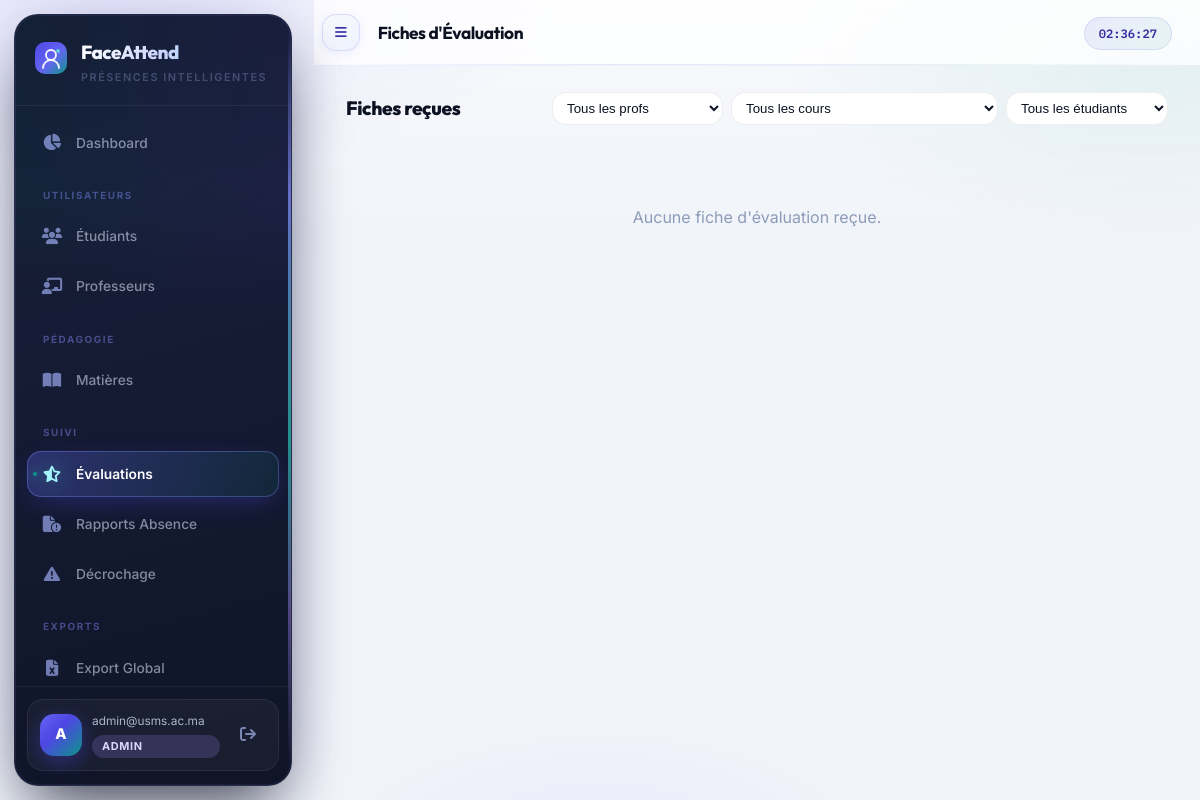
The app's page /admin/evaluations (signed in) with its own data.
### app/models/__init__.py (models this page shows, shortened)
class User(UserMixin, db.Model):
    __tablename__ = "users"
    id           = db.Column(db.Integer, primary_key=True)
    email        = db.Column(db.String(255), unique=True, nullable=False, index=True)
    password_hash= db.Column(db.String(255), nullable=False)
    role         = db.Column(db.Enum(RoleEnum), nullable=False)
    is_active    = db.Column(db.Boolean, default=True)
    consent_given= db.Column(db.Boolean, default=False)          # CNDP
    consent_date = db.Column(db.DateTime)
    failed_logins= db.Column(db.Integer, default=0)
    locked_until = db.Column(db.DateTime)
    created_at   = db.Column(db.DateTime, default=lambda: datetime.now(timezone.utc))
    updated_at   = db.Column(db.DateTime, onupdate=lambda: datetime.now(timezone.utc))
    deleted_at   = db.Column(db.DateTime)   # Soft delete (droit à l'oubli CNDP)
    student_profile = db.relationship("Student", back_populates="user", uselist=False)
    teacher_profile = db.relationship("Teacher", back_populates="user", uselist=False)

### app/api/admin.py (the view)
@admin_bp.route("/evaluations")
@admin_required
def evaluations():
    course_id  = request.args.get("course_id",  type=int)
    teacher_id = request.args.get("teacher_id", type=int)
    student_id = request.args.get("student_id", type=int)
    page       = request.args.get("page", 1, type=int)
    query = Evaluation.query.filter_by(statut=EvaluationStatus.ENVOYEE)
    if course_id:  query = query.filter_by(course_id=course_id)
    if teacher_id: query = query.filter_by(teacher_id=teacher_id)
    if student_id: query = query.filter_by(student_id=student_id)
    pagination = query.order_by(Evaluation.sent_at.desc()).paginate(
        page=page, per_page=20, error_out=False
    )
    teachers = Teacher.query.join(User).filter(User.is_active == True).all()
    courses  = Course.query.filter_by(is_active=True).all()
    students = Student.query.join(User).filter(User.deleted_at.is_(None)).all()
    return render_template("admin/evaluations.html",
                           pagination=pagination,
                           teachers=teachers,
                           courses=courses,
                           students=students,
                           f_course=course_id,
                           f_teacher=teacher_id,
                           f_student=student_id)

### app/api/admin.py (called while the page is built)
def admin_required(f):
    @wraps(f)
    @login_required
    def decorated(*args, **kwargs):
        if current_user.role != RoleEnum.ADMIN:
            flash("Accès réservé aux administrateurs.", "danger")
            return redirect(url_for("auth.login"))
        return f(*args, **kwargs)
    return decorated

### app/models/__init__.py (called while the page is built)
    @property
    def full_name(self):
        return f"{self.first_name} {self.last_name}"

    @property
    def full_name(self):
        return f"{self.first_name} {self.last_name}"

### frontend/templates/admin/evaluations.html (shortened to what this page needs)
{% extends "base.html" %}
{% block page_title %}Fiches d'Évaluation{% endblock %}
{% block content %}
<div class="section-header">
  <h2>Fiches reçues</h2>
  <form method="GET" style="display:flex;gap:8px;flex-wrap:wrap">
    <select name="teacher_id" onchange="this.form.submit()" style="padding:7px 10px;background:var(--bg-2);border:1px solid var(--border-2);border-radius:var(--radius);color:var(--text);font-size:.83rem">
      <option value="">Tous les profs</option>
    </select>
    <select name="course_id" onchange="this.form.submit()" style="padding:7px 10px;background:var(--bg-2);border:1px solid var(--border-2);border-radius:var(--radius);color:var(--text);font-size:.83rem">
      <option value="">Tous les cours</option>
    </select>
    <select name="student_id" onchange="this.form.submit()" style="padding:7px 10px;background:var(--bg-2);border:1px solid var(--border-2);border-radius:var(--radius);color:var(--text);font-size:.83rem">
      <option value="">Tous les étudiants</option>
    </select>
  </form>
</div>
<div style="display:grid;grid-template-columns:repeat(auto-fill,minmax(340px,1fr));gap:16px">
{% for f in pagination.items %}
<div class="card" style="padding:0;overflow:hidden">
  <div style="padding:14px 18px;border-bottom:1px solid var(--border-2);display:flex;justify-content:space-between;align-items:center">
    <div>
      <strong style="font-size:.9rem">{{ f.student.full_name }}</strong>
      <span style="font-size:.72rem;font-family:var(--font-mono);color:var(--text-3);margin-left:6px">{{ f.student.student_number }}</span>
    </div>
    {% set m = f.mention %}
    <span style="font-family:var(--font-head);font-size:1.3rem;color:{{ m[1] }}">{{ f.note_globale }}<span style="font-size:.7rem;color:var(--text-3)">/20</span></span>
  </div>
  <div style="padding:14px 18px">
    {% for label, val in [('Participation', f.note_participation), ('Travail', f.note_travail), ('Comportement', f.note_comportement), ('Assiduité', f.note_assiduite)] %}
    <div style="display:flex;justify-content:space-between;align-items:center;margin-bottom:8px">
      <span style="font-size:.78rem;color:var(--text-2)">{{ label }}</span>
      <div style="display:flex;align-items:center;gap:8px">
        <div style="width:80px;height:4px;background:var(--bg-3);border-radius:2px;overflow:hidden">
          <div style="height:100%;width:{{ (val/5*100)|round|int }}%;background:var(--accent);border-radius:2px"></div>
        </div>
        <span style="font-family:var(--font-mono);font-size:.75rem;color:var(--accent);min-width:24px;text-align:right">{{ val }}/5</span>
      </div>
    </div>
    {% endfor %}
    {% if f.commentaire %}
    <div style="margin-top:10px;padding:10px;background:var(--bg-2);border-radius:var(--radius);border-left:3px solid var(--accent)">
      <p style="font-size:.78rem;color:var(--text-2);margin:0">{{ f.commentaire }}</p>
    </div>
    {% endif %}
    <div style="margin-top:10px;font-size:.75rem;color:var(--text-3)">
      <i class="fas fa-chalkboard-user" style="margin-right:4px"></i>{{ f.teacher.full_name }} ·
      <i class="fas fa-book-open" style="margin-left:6px;margin-right:4px"></i>{{ f.course.code }} ·
      {{ f.sent_at.strftime('%d/%m/%Y %H:%M') if f.sent_at else '—' }}
    </div>
    {% if f.admin_commentaire %}
    <div style="margin-top:10px;padding:8px 12px;background:rgba(14,165,233,.08);border:1px solid rgba(14,165,233,.22);border-radius:var(--radius)">
      <span style="font-size:.72rem;color:#0284c7;font-weight:700">ADMIN :</span>
      <span style="font-size:.78rem;color:var(--text-2);margin-left:4px">{{ f.admin_commentaire }}</span>
    </div>
    {% endif %}
  </div>
  <div style="padding:10px 18px;border-top:1px solid var(--border-2);display:flex;gap:8px">
    <form method="POST" action="{{ url_for('admin.evaluation_comment', eval_id=f.id) }}" style="flex:1;display:flex;gap:6px">
      <input name="commentaire" class="form-control" placeholder="Commentaire admin…"
             style="flex:1;padding:6px 10px;font-size:.8rem"
             value="{{ f.admin_commentaire or '' }}">
      <button type="submit" class="btn btn--sm btn--ghost"><i class="fas fa-check"></i></button>
    </form>
    <form method="POST" action="{{ url_for('admin.evaluation_archive', eval_id=f.id) }}"
          onsubmit="return confirm('Archiver cette fiche ?')">
      <button type="submit" class="btn btn--sm btn--ghost" title="Archiver">
        <i class="fas fa-archive"></i>
      </button>
    </form>
  </div>
</div>
{% else %}
<div style="grid-column:1/-1;text-align:center;color:var(--text-3);padding:60px">
  Aucune fiche d'évaluation reçue.
</div>
{% endfor %}
</div>
{% endblock %}

### frontend/templates/base.html (shortened to what this page needs)
<!DOCTYPE html>
<html lang="fr">
<head>
  <link rel="stylesheet" href="https://cdnjs.cloudflare.com/ajax/libs/font-awesome/6.6.0/css/all.min.css"/>
  <link rel="stylesheet" href="{{ url_for('static', filename='css/main.css') }}"/>
</head>
<body>
{% if current_user.is_authenticated %}
<aside class="sidebar" id="sidebar" aria-label="Navigation principale">
  <div class="sidebar__aurora" aria-hidden="true"></div>
  <div class="sidebar__rail" aria-hidden="true"></div>
  <div class="sidebar__brand">
    <span class="sidebar__logo">
    </span>
    <div class="sidebar__brand-text">
      <span class="sidebar__name">FaceAttend</span>
      <span class="sidebar__tagline">Présences intelligentes</span>
    </div>
  </div>
  <nav class="sidebar__nav">
    {% if current_user.role.value == 'admin' %}
      <a href="{{ url_for('admin.dashboard') }}"
         class="nav-item {% if request.endpoint == 'admin.dashboard' %}active{% endif %}">
        <i class="fas fa-chart-pie"></i><span>Dashboard</span>
      </a>
      <div class="nav-separator">Utilisateurs</div>
      <a href="{{ url_for('admin.students') }}"
         class="nav-item {% if 'students' in request.path and 'edit' not in request.path %}active{% endif %}">
        <i class="fas fa-users"></i><span>Étudiants</span>
      </a>
      <a href="{{ url_for('admin.teachers') }}"
         class="nav-item {% if 'teachers' in request.path and 'edit' not in request.path %}active{% endif %}">
        <i class="fas fa-chalkboard-user"></i><span>Professeurs</span>
      </a>
      <div class="nav-separator">Pédagogie</div>
      <a href="{{ url_for('admin.courses') }}"
         class="nav-item {% if 'courses' in request.path %}active{% endif %}">
        <i class="fas fa-book-open"></i><span>Matières</span>
      </a>
      <div class="nav-separator">Suivi</div>
      <a href="{{ url_for('admin.evaluations') }}"
         class="nav-item {% if 'evaluations' in request.path %}active{% endif %}">
        <i class="fas fa-star-half-stroke"></i><span>Évaluations</span>
      </a>
      <a href="{{ url_for('admin.absence_reports') }}"
         class="nav-item {% if 'absence-reports' in request.path %}active{% endif %}">
        <i class="fas fa-file-circle-exclamation"></i><span>Rapports Absence</span>
      </a>
      <a href="{{ url_for('admin.at_risk') }}"
         class="nav-item {% if 'at-risk' in request.path %}active{% endif %}">
        <i class="fas fa-triangle-exclamation"></i><span>Décrochage</span>
      </a>
      <div class="nav-separator">Exports</div>
      <a href="{{ url_for('admin.export_report') }}" class="nav-item">
        <i class="fas fa-file-excel"></i><span>Export Global</span>
      </a>
    {% endif %}
  </nav>
  <div class="sidebar__footer">
    <div class="sidebar__user-card">
      <div class="avatar">{{ current_user.email[0].upper() }}</div>
      <div class="sidebar__user-info">
        <span class="sidebar__user-email">{{ current_user.email }}</span>
        <span class="sidebar__user-role badge badge--{{ current_user.role.value }}">{{ current_user.role.value }}</span>
      </div>
      <a href="{{ url_for('auth.logout') }}" class="btn-logout" title="Déconnexion">
        <i class="fas fa-arrow-right-from-bracket"></i>
      </a>
    </div>
  </div>
</aside>
<main class="main-content">
  <header class="topbar">
    <button class="topbar__toggle" onclick="document.getElementById('sidebar').classList.toggle('collapsed')">
      <i class="fas fa-bars"></i>
    </button>
    <h1 class="topbar__title">{% block page_title %}{% endblock %}</h1>
    <div class="topbar__right">
      <span class="topbar__time" id="clock"></span>
    </div>
  </header>
  <div class="page-body">
    {% block content %}{% endblock %}
  </div>
</main>
{% else %}
  {% block auth_content %}{% endblock %}
{% endif %}
</body>
</html>

### records on screen
User: email "A", email "admin@usms.ac.ma", role.value "ADMIN"
